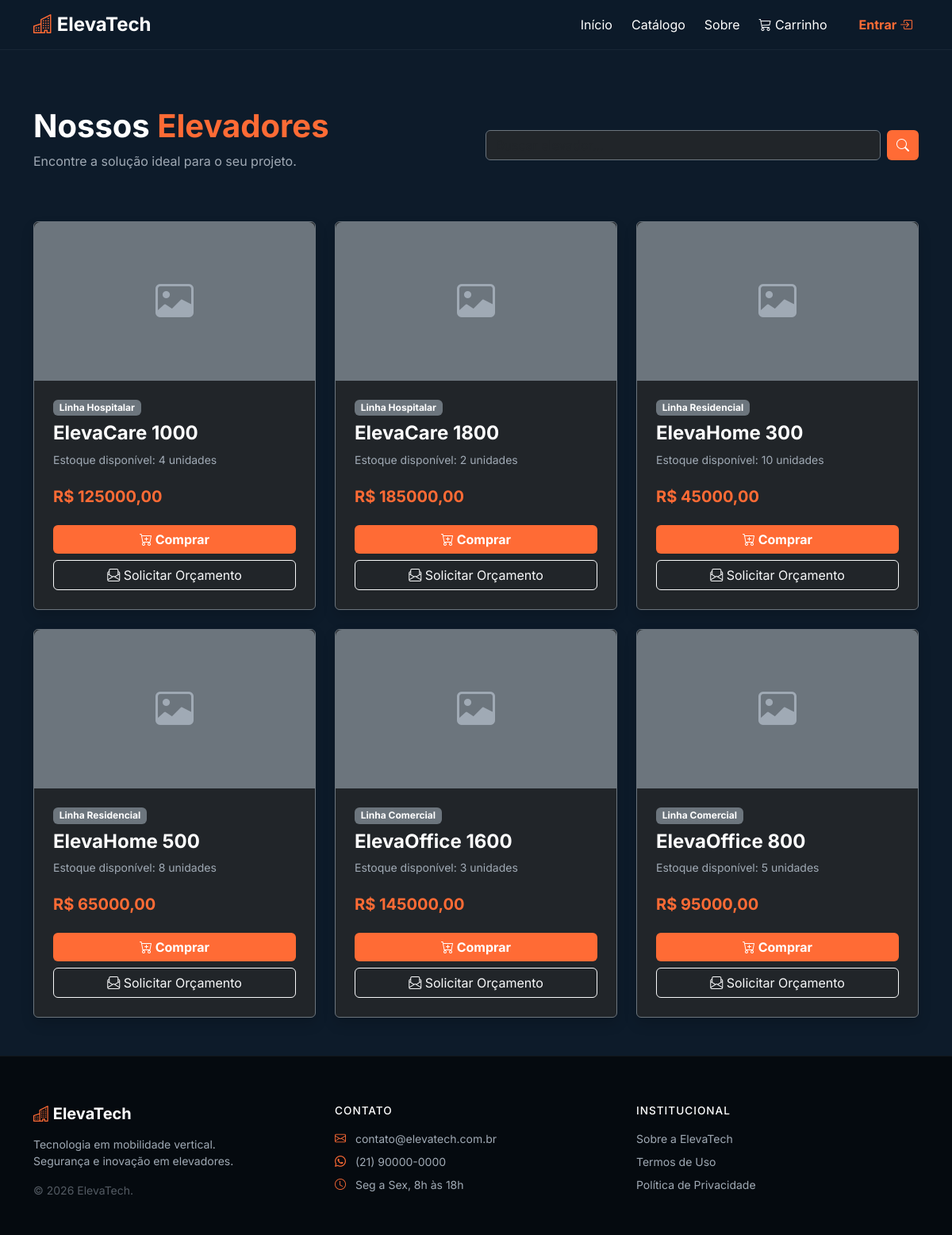
The page /elevadores/ on the database its author committed.
### produtos/models.py (models this page shows, shortened)
class Elevador(models.Model):
    nome = models.CharField(max_length=120)
    categoria = models.ForeignKey(Categoria, on_delete=models.PROTECT)
    preco = models.DecimalField(max_digits=10, decimal_places=2)
    estoque = models.PositiveIntegerField(default=0)
    imagem = models.ImageField(upload_to="elevadores/", blank=True, null=True)
    ativo = models.BooleanField(default=True)
    class Meta:
        verbose_name_plural = "Elevadores"

class Categoria(models.Model):
    nome = models.CharField(max_length=60, unique=True)
    class Meta:
        verbose_name_plural = "Categorias"

### produtos/views.py (the view)
# urls.py: path("elevadores/", views.lista_elevadores, name="catalogo"),
def lista_elevadores(request):
    elevadores = Elevador.objects.filter(ativo=True).order_by("nome")
    termo = request.GET.get("q")
    if termo:
        elevadores = elevadores.filter(nome__icontains=termo)
    return render(request, "produtos/lista.html", {"elevadores": elevadores})

### core/context_processors.py (called while the page is built)
def carrinho(request):
    carrinho = request.session.get("carrinho", {})
    quantidade = sum(carrinho.values())
    return {"carrinho_quantidade": quantidade}

### produtos/templates/produtos/lista.html (shortened to what this page needs)
{% extends 'core/base.html' %}
{% block content %}
<div class="container py-5 mt-4">
    <div class="row align-items-center mb-5">
        <div class="col-md-6">
            <h1 class="fw-bold">Nossos <span class="texto-laranja">Elevadores</span></h1>
            <p class="text-muted">Encontre a solução ideal para o seu projeto.</p>
        </div>
        <div class="col-md-6">
            <form method="get" class="d-flex gap-2">
                <input type="text" name="q" class="form-control bg-dark text-white border-secondary" placeholder="Buscar elevador...">
                <button type="submit" class="btn btn-laranja"><i class="bi bi-search"></i></button>
            </form>
        </div>
    </div>
    <div class="row g-4">
        {% for elevador in elevadores %}
        <div class="col-md-4">
            <div class="card h-100 bg-dark border-secondary text-white shadow">
                {% if elevador.imagem %}
                    <img src="{{ elevador.imagem.url }}" class="card-img-top" alt="{{ elevador.nome }}" style="height: 200px; object-fit: cover; border-radius: 8px 8px 0 0;">
                {% else %}
                    <div class="card-img-top bg-secondary d-flex align-items-center justify-content-center" style="height: 200px; border-radius: 8px 8px 0 0;">
                        <i class="bi bi-image text-muted" style="font-size: 3rem;"></i>
                    </div>
                {% endif %}
                <div class="card-body p-4 d-flex flex-column">
                    <span class="badge bg-secondary mb-2 align-self-start">{{ elevador.categoria.nome }}</span>
                    <h4 class="card-title fw-bold">{{ elevador.nome }}</h4>
                    <p class="text-muted small mb-4">Estoque disponível: {{ elevador.estoque }} unidades</p>
                    <h5 class="texto-laranja fw-bold mb-4">R$ {{ elevador.preco }}</h5>
                                        <div class="d-grid gap-2 mt-auto">
                        <form method="post" action="{% url 'carrinho_adicionar' elevador.pk %}">
                            <button type="submit" class="btn btn-laranja fw-bold w-100">
                                <i class="bi bi-cart-plus"></i> Comprar
                            </button>
                        </form>
                        <a href="#" class="btn btn-outline-light">
                            <i class="bi bi-envelope-paper"></i> Solicitar Orçamento
                        </a>
                    </div>
                </div>
            </div>
        </div>
        {% empty %}
        <div class="col-12 text-center py-5">
            <h4 class="text-muted">Nenhum elevador encontrado.</h4>
            <a href="{% url 'catalogo' %}" class="btn btn-outline-light mt-3">Ver todos</a>
        </div>
        {% endfor %}
    </div>
</div>
{% endblock %}

### core/static/core/css/estilo.css (style rules this page uses)
:root { --laranja: #ff6b35; --laranja-escuro: #e55a2b; --azul-escuro: #0d1b2a; --azul-medio: #1b263b; --cinza-texto: #a0aab5; --branco: #ffffff; }
body { font-family: 'Inter', sans-serif; background-color: var(--azul-escuro); color: var(--branco); display: flex; flex-direction: column; min-height: 100vh; }
.texto-laranja { color: var(--laranja); }
.btn-laranja { background-color: var(--laranja); color: var(--branco); font-weight: 600; border: none; transition: 0.3s; }
.text-muted { color: #a0aab5 !important; }

### rows shown on the page
Elevador: categoria.nome "Linha Hospitalar", nome "ElevaCare 1000", estoque "4", preco "125000,00"
Elevador: categoria.nome "Linha Hospitalar", nome "ElevaCare 1800", estoque "2", preco "185000,00"
Elevador: categoria.nome "Linha Residencial", nome "ElevaHome 300", estoque "10", preco "45000,00"
Elevador: categoria.nome "Linha Residencial", nome "ElevaHome 500", estoque "8", preco "65000,00"
Elevador: categoria.nome "Linha Comercial", nome "ElevaOffice 1600", estoque "3", preco "145000,00"
Elevador: categoria.nome "Linha Comercial", nome "ElevaOffice 800", estoque "5", preco "95000,00"
